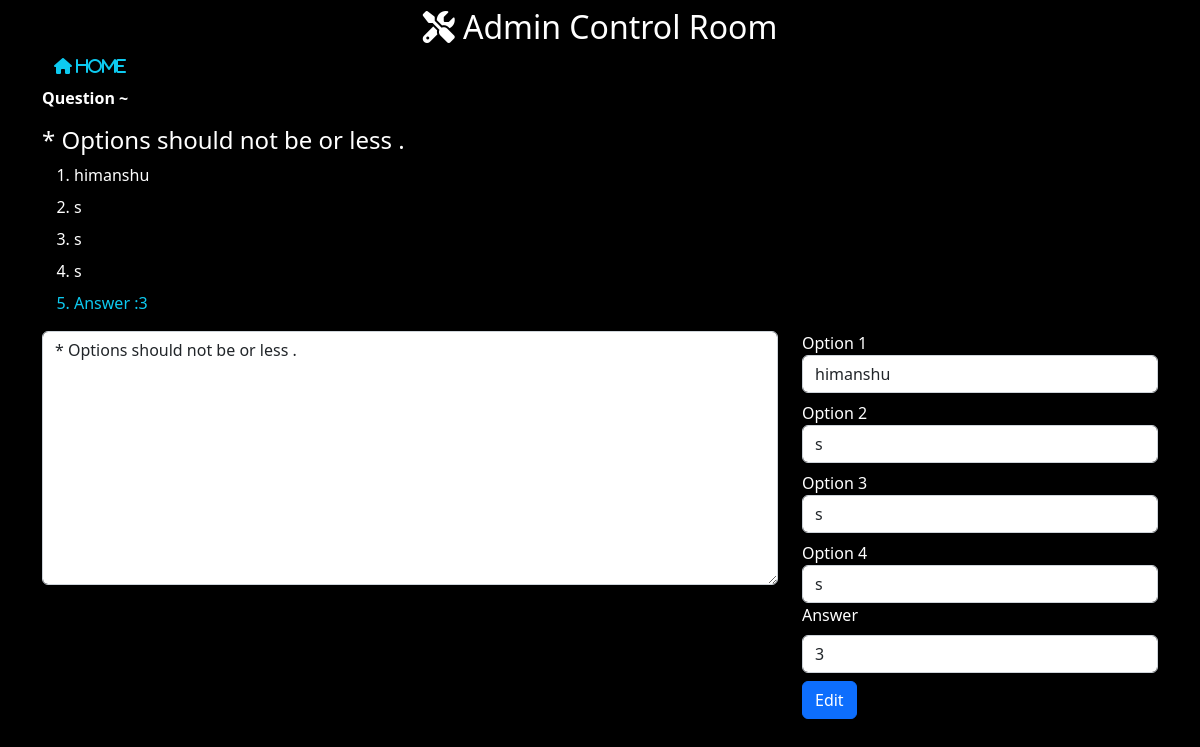
The page /controlroom/edit/question/10/14/6/ on the database its author committed.
### teaAdmin/models.py (models this page shows, shortened)
class questions(models.Model):
    topic = models.ForeignKey(topics,on_delete = models.CASCADE)
    question = models.TextField()

class option(models.Model):
    topic = models.ForeignKey(topics,on_delete = models.CASCADE)
    questions = models.ForeignKey(questions, on_delete = models.CASCADE)
    opt1 = models.CharField(max_length=400)
    opt2 = models.CharField(max_length=400)
    opt3 = models.CharField(max_length=400)
    opt4 = models.CharField(max_length=400)
    ans = models.IntegerField()

### teaAdmin/views.py (the view, shortened to what this page needs)
# urls.py: path('edit/question/<int:qid>/<int:tid>/<int:oid>/',v.editQuestion.as_view(),name='editquestion'),
class editQuestion(View):
    def get(self, request,qid,tid,oid):
        isExist = questions.objects.filter(Q(id=qid) & Q(topic = topics.objects.get(id=tid)))
        if isExist.exists():
            isopt = option.objects.filter(Q(id=oid) & Q(topic = topics.objects.get(id=tid)) & Q(questions = questions.objects.get(id=qid)))
            if isopt.exists():
                return render(request, 'teaAdmin/edit.html',{
                    'qt':isExist, 'opt' :isopt
                })
            else:
                return HttpResponse('Again kuchh to gadbad hai')
        else:
            return HttpResponse('Gadbad hai bhai, kuchh to gadbad hai')

### teaAdmin/templates/teaAdmin/edit.html (shortened to what this page needs)
{% extends 'core/base.html' %}
{% block content %}
<h2 class="text-center container mt-2"><i class="fa-solid fa-screwdriver-wrench"></i>  Admin Control Room  </i> </h2>
<div class="container mt-2">
    <a href="/controlroom" class="text-info container mt-2"><i class="fas fa-home"> Home</i></a>
</div>
<p class="container mt-2"><b>Question ~</b></p>
<h4 class="container mt-2">
    {% if qt %}
    {% for i  in qt %}
    {{i.question}}
    {% endfor %}
    {% else %}
    <p>something went wrong..</p>
    {% endif %}
</h4>
<div class="container mt-2">
    <ol>
        {% if opt %}
        {% for i in opt %}
        <li class='mt-2'>{{i.opt1}}</li>
        <li class='mt-2'>{{i.opt2}}</li>
        <li class='mt-2'>{{i.opt3}}</li>
        <li class='mt-2'>{{i.opt4}}</li>
        <li class='mt-2 text-info'>Answer :{{i.ans}}</li>
        {% endfor %}
        {% else %}
        <li>No option here..</li>
        {% endif %}
    </ol>
</div>
<div class="container mt-2">
    <form action="" method="post">
<div class="row">
        <div class="col-sm-8">
            {% if qt %}
            <textarea name="quest" id="quest" cols="30" rows="10"  class="form-control" required></textarea>
            {% else %}
            <textarea name="quest" id="quest" cols="30" rows="10"  class="form-control" required></textarea>
            {% endif %}
        </div>
        <div class="col-sm-4">
            {% if opt %}
            {% for i in opt %}
            <label for="opt1" >Option 1</label>
            <input type="text" name="opt1" id="opt1" value={{i.opt1}} class="form-control" required>
            <label for="opt2" class='mt-2'>Option 2</label>
            <input type="text" name="opt2" id="opt2" value={{i.opt2}} class="form-control" required>
            <label for="opt3" class='mt-2'>Option 3</label>
            <input type="text" name="opt3" id="opt3" value={{i.opt3}} class="form-control" required>
            <label for="opt4" class='mt-2'>Option 4</label>
            <input type="text" name="opt4" id="opt4" value={{i.opt4}} class="form-control" required>
            <label for="ans">Answer</label>
            <select name="ans" id="ans" class="form-control mt-2" required>
                            {% if i.ans == 3 %}
                            <option value="3" selected>3</option>
                            {% else %}
                            <option value="3">3</option>
                                  {% endif %}
            </select>
            <input type="submit" value="Edit" class="btn btn-primary mt-2">
            {% endfor %}
            {% endif %}
        </div>
</div>
</form>
</div>
{% endblock content %}

### core/static/core/css/base.css (style rules this page uses)
body { background-color:rgb(0, 0, 0); color:white; }

### rows shown on the page
questions: question "* Options should not be or less ."
option: opt1 "himanshu", opt2 "s", opt3 "s", opt4 "s", ans "3"
